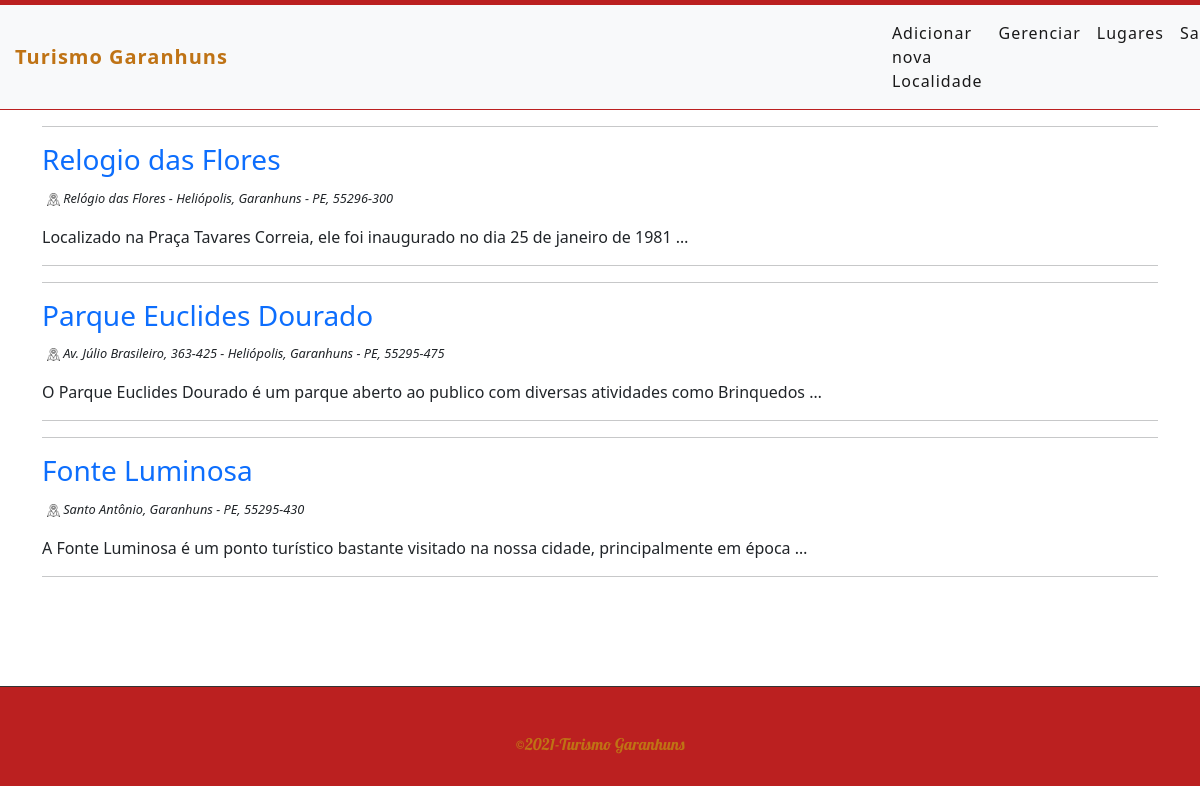
Page /places/ (signed in) on the committed database.
### places/models.py (models this page shows, shortened)
class Place(models.Model):
    title = models.CharField(max_length=255)
    slug = models.SlugField(max_length=255, unique=True)
    description = models.TextField()
    address = models.CharField(max_length=255)
    created = models.DateTimeField(auto_now_add=True)
    updated = models.DateTimeField(auto_now=True)
    def get_absolute_urls(self):
        return reverse("places:detail", kwargs={"slug": self.slug})

### places/views.py (the view)
# urls.py: path('', include('places.urls')),
def places(request):
    places = Place.objects.all()
    return render(request, 'places/places.html', {'places': places})

### places/templates/places/places.html (shortened to what this page needs)
{% extends 'base.html' %}
{% load static %}
{% block content %}
<div class="container">
    {% for place in places %}
    <div>
        <div>
            <hr>
            <h3>
                <a href="{{ place.get_absolute_urls }}">
                    {{ place.title }}
                </a>
            </h3>
            <span class="address">
                <img src="{% static 'images/location.png' %}" alt="">
                {{ place.address }}
            </span>
            <p>
                {{ place.description|linebreaks|truncatewords:15}}
            </p>
        </div>
        <hr>
    </div>
    {% endfor %}
    <br>
</div>
</div>
{% endblock %}

### places/static/css/styles.css (style rules this page uses)
html, body { height: 100%; }
main a { text-decoration: none; }
main span img { height: 1em; width: auto; }
main span { font-style: italic; }
.address { font-size: 0.8em; }
.form h2, span { margin-left: 5px; }

### rows in the picture
Place: title "Relogio das Flores", address "Relógio das Flores - Heliópolis, Garanhuns - PE, 55296-300", description "Localizado na Praça Tavares Correia, ele foi inaugurado no dia 25 de janeiro de 1981 …"
Place: title "Parque Euclides Dourado", address "Av. Júlio Brasileiro, 363-425 - Heliópolis, Garanhuns - PE, 55295-475", description "O Parque Euclides Dourado é um parque aberto ao publico com diversas atividades como Brinquedos …"
Place: title "Fonte Luminosa", address "Santo Antônio, Garanhuns - PE, 55295-430", description "A Fonte Luminosa é um ponto turístico bastante visitado na nossa cidade, principalmente em época …"
